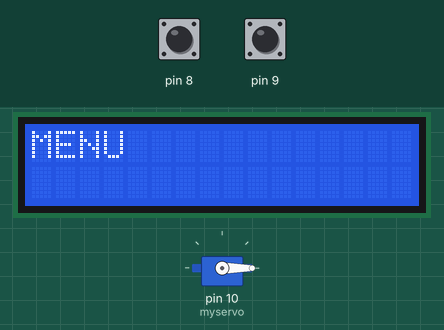
Simulated run of this sketch. Board: Arduino Uno, built with avr-gcc and run on an emulated ATmega328P. Shown: 16×2 character LCD, servo. The test bench sets the inputs (shaded band); at power-on: pin 8 HIGH, pin 9 HIGH.

Above: at 7.2 s.
7.3 s: pin 8 pulled LOW for 1 s
At 7.7 s:
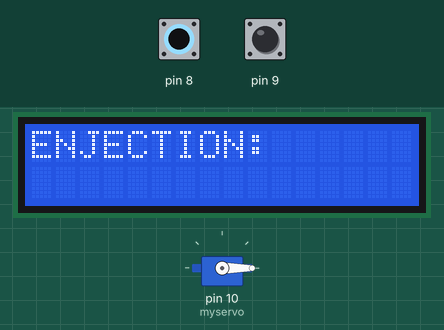
9.8 s: pin 8 pulled LOW for 0.15 s
11.4 s: pin 9 pulled LOW for 1 s
At 13.5 s:
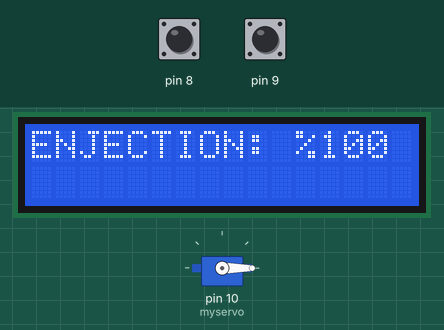
13.9 s: pin 8 pulled LOW for 0.15 s
At 14.3 s:
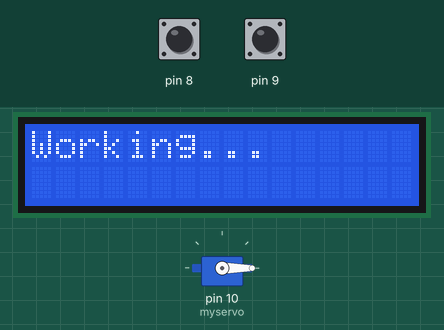
16.9 s: pin 8 pulled LOW for 3.2 s
At 18.3 s:
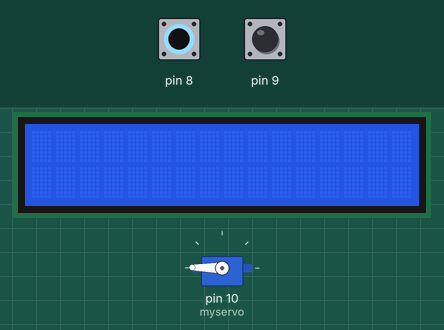
21.6 s: pin 8 driven LOW and pin 9 driven LOW
At 22.0 s:
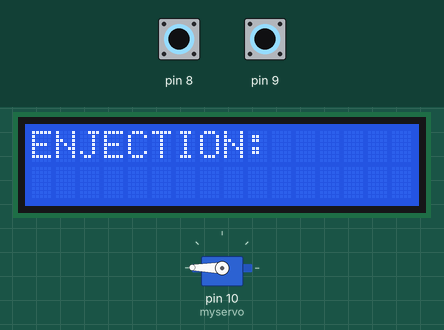
Timing chart, 0 to 27.6 s (numbered marks = the images above; inputs shaded):
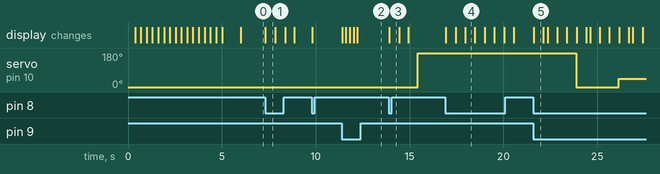

The sketch:

project_001.ino
```cpp
#include <Wire.h>
#include <LiquidCrystal_I2C.h>
#include <Servo.h>
Servo myservo;

LiquidCrystal_I2C lcd(0x27, 16, 2); // LCD adresi ve 2 satır
int cursorPosition = 0, Imlec = 0, stage8 = 0, stage9 = 0, yuzdeSira = 11, yuzdeSatir = 0, servoAngle = 0; // İmleç konumunu takip etmek için değişken

void setup()
{
  lcd.init();
  lcd.backlight();
  pinMode(8, INPUT_PULLUP);
  pinMode(9, INPUT_PULLUP);
  myservo.attach(10);
  myservo.write(servoAngle);
  for (int i = 0; i < 16; i++)
  {
    lcd.setCursor(i,0);
    lcd.print("POYRAZ");
    delay(300);
    lcd.setCursor(i,0);
    lcd.print(" ");
  }
  lcd.print("               ");
  delay(1000);
  lcd.setCursor(0, 0);
  lcd.print("MENU");
}

void loop() {
  if (digitalRead(8) == LOW)
  {
    if (stage8 == 0){
      lcd.setCursor(0, 0);
      lcd.print("ENJECTION:");
      stage8 = 1;
      lcd.setCursor(12, 1);
      lcd.print("                ");
      delay(500);
    }
    else if (stage8 == 1){
      lcd.setCursor(0, 0);
      lcd.print("                ");
      stage8 = 0;
      lcd.setCursor(0, 0);
      lcd.print("Working...");
      delay(500);
      lcd.setCursor(0,0);
      lcd.print("               ");
      delay(500);
      lcd.setCursor(0,0);
      lcd.print("MENU");
      delay(500);

      for (int i = 0; i < 180; i++)
      {
        if (servoAngle == i){
          myservo.write(i);
          break;
        }
      }
    }
  }
    if (digitalRead(9) == LOW){
      if(stage8 == 1){
        if (stage9 == 0){
          lcd.setCursor(yuzdeSira, yuzdeSatir);
          lcd.print("%0  ");
          servoAngle = 0;
          stage9 = stage9 + 45;
          delay(200);
        }
        else if (stage9 == 45){
          lcd.setCursor(yuzdeSira, yuzdeSatir);
          lcd.print("%25 ");
          servoAngle = 45;
          stage9 = stage9 + 45;
          delay(200);
        }
        else if (stage9 == 90){
          lcd.setCursor(yuzdeSira, yuzdeSatir);
          lcd.print("%50 ");
          servoAngle = 90;
          stage9 = stage9 + 45;
          delay(200);
        }
        else if (stage9 == 135){
          lcd.setCursor(yuzdeSira, yuzdeSatir);
          lcd.print("%75 ");
          servoAngle = 135;
          stage9 = stage9 + 45;
          delay(200);
        }
        else if (stage9 == 180){
          lcd.setCursor(yuzdeSira, yuzdeSatir);
          lcd.print("%100");
          servoAngle = 179;
          stage9 = 0;
          delay(200);
        }
      }
    }

}
// ### Coded by Lesponns. ### //
```

Measured:
- after the input at 7.3 s, the display: changes at once (image 1)
- after the input at 11.4 s, the display: first changes at once (image 2 shows a later state)
- after the input at 13.9 s, servo on pin 10 (myservo): 0° → 179° after 1.5 s; the display: changes at once (image 3)
- after the input at 16.9 s, the display: first changes at once (image 4 shows a later state)
- after the input at 21.6 s, servo on pin 10 (myservo): 179° → 0° after 2.3 s, → 45° 2.3 s later; the display: changes at once (image 5)
- what the display in image 1 shows lasts 0.6 s, from 7.3 s to 7.9 s
